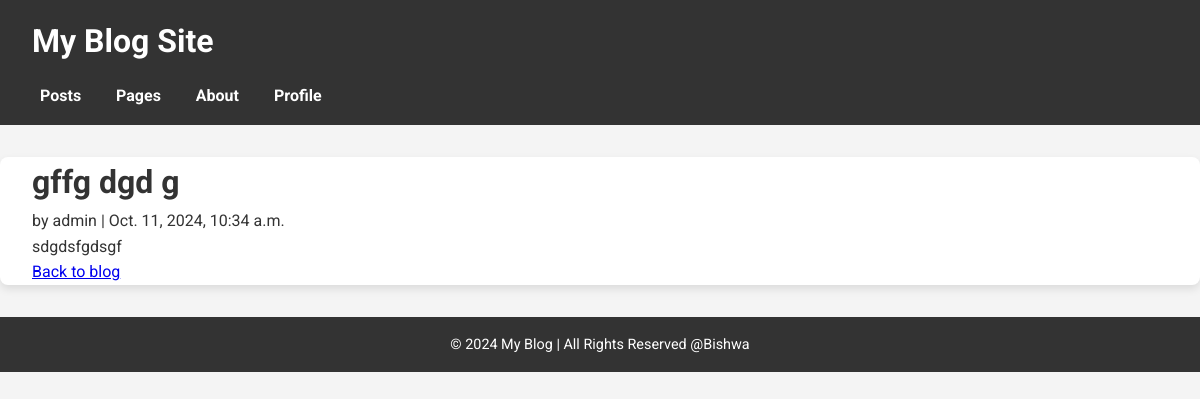
The page /dgdg_gdg/ on the database its author committed.
### posts/models.py (models this page shows, shortened)
class Post(models.Model):
    title = models.CharField(max_length=200)
    slug = models.SlugField(unique=True, blank=True)
    content =  models.TextField()
    author = models.ForeignKey('auth.user', on_delete=models.CASCADE)
    created_at = models.DateTimeField(auto_now_add=True)
    updated_at = models.DateTimeField(auto_now=True)

### posts/views.py (the view)
# urls.py: path('<slug:slug>/', views.post_detail, name='post_detail'),
def post_detail(request, slug):
    post = get_object_or_404(Post, slug=slug)
    return render(request, 'posts/post_detail.html', {'post': post})

### templates/posts/post_detail.html
{% extends 'base.html' %}
{% block content %}
    <h1>{{ post.title }}</h1>
    <p>by {{ post.author.username }} | {{ post.created_at }}</p>
    <div>
        {{ post.content|safe }}
    </div>
    <a href="{% url 'post_list' %}">Back to blog</a>
{% endblock %}

### static/pages/css/style.css (style rules this page uses)
* { margin: 0; padding: 0; box-sizing: border-box; }
body { font-family: 'Roboto', sans-serif; line-height: 1.6; background-color: #f4f4f4; color: #333; }

### rows shown on the page
Post: title "gffg dgd g", author.username "admin", created_at "Oct. 11, 2024, 10:34 a.m.", content "sdgdsfgdsgf"
